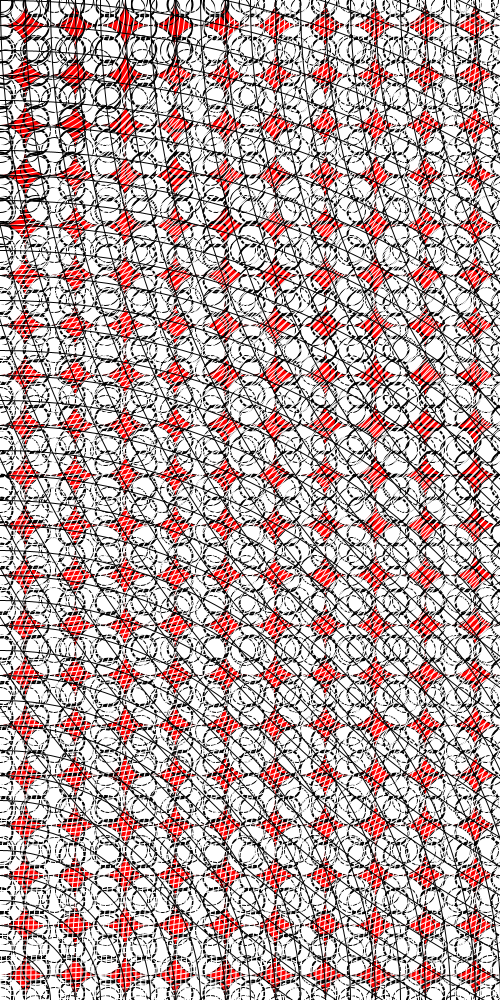
Frame 1 (no input)
Frame 60 (the mouse pressed at the canvas centre just before this capture): identical to frame 1, image omitted
Frame 120 (the mouse held since frame 60 and released just before this capture): identical to frame 1, image omitted

The Processing sketch that drew this single still picture (run headless with seeded random() and noise(); from frame 60 on, the mouse is pressed at the canvas centre):

// Processing sketch: processing_32947
// ── processing_32947.pde

int i=0;
int j=0;
int k=5;
int l=5;
int m=0;
int n=7;
int o=0;
int p=0;
int q=4;
int r=0;
int s=100;
int t=100;
int u=0;

void setup () {
  size (500,1000);
  background (255,0,0);
  smooth();

 
  while (j<500){
   
    while (i<11){
    ellipse (i*50, j*50, 50, 50);
    i=i+1;
    }
    j=j+1;
    i=0;
  }
 noFill();
 strokeWeight (2);
 while (q<1000){
 
 while (p<521){
 ellipse (p*6, q, 25, 25);
 p=p+6;
 }
 q=q+23;
 p=0;
 }
 
}

void draw (){
  
  strokeWeight (1);
 while (l<1000){ 
   
 while (k<521){ 
 ellipse (k*5, l*2, 30, 30);
k=k+7;
}
l=l+20;
k=0;
 }
  
  while (o<1000){
  
 while (m<521){
ellipse (m*3, o*5, 25, 25);
 m=m+9;
 }
 o=o+10;
 m=0;
  }
 
while (n<1000){
 ellipse (n, 64, 30, 30);
 n=n+45;
}

strokeWeight (1);
stroke (255,255, 255);
while (r<2500){
ellipse (0,0,r,r);
r=r+10;
}

while (u<2500){
ellipse (1000,1000, u, u);
u=u+10;
}

strokeWeight (1);
stroke (0,0,0);
while (s<2500){
ellipse (0,1000,s,s);
s=s+50;
}

while (t<2500){
ellipse (1000,0,t,t);
t=t+50;
}


}                               
